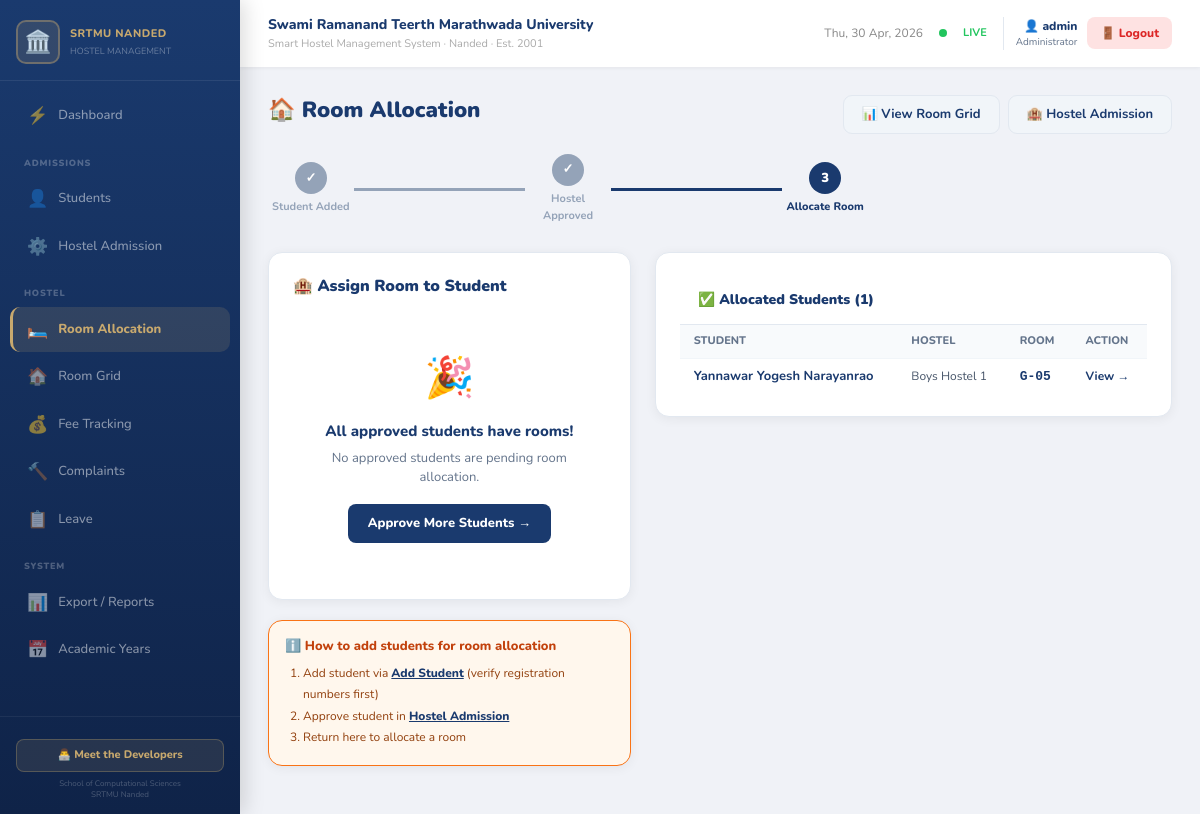
The app's page /rooms/allocate/ (signed in) with its own data.
### hostel/models.py (models this page shows, shortened)
class Student(models.Model):
    name = models.CharField(max_length=200, validators=[validate_name])
    aadhar = models.CharField(max_length=12, unique=True, validators=[validate_aadhar])
    gender = models.CharField(max_length=10, choices=GENDER_CHOICES, default='Male')
    category = models.CharField(max_length=20, choices=CATEGORY_CHOICES, default='General')
    phone = models.CharField(max_length=10, validators=[validate_phone])
    email = models.EmailField(blank=True)
    father_name = models.CharField(max_length=200, blank=True, validators=[validate_name])
    mother_name = models.CharField(max_length=200, blank=True, validators=[validate_name])
    guardian_phone = models.CharField(max_length=10, blank=True)
    school = models.CharField(max_length=200, choices=SCHOOL_CHOICES, blank=True)
    level = models.CharField(max_length=5, choices=LEVEL_CHOICES, default='UG')
    course = models.CharField(max_length=200)
    year = models.CharField(max_length=20)
    hostel = models.CharField(max_length=50, choices=HOSTEL_CHOICES, blank=True, default='')
    room = models.CharField(max_length=20, blank=True)
    admission_date = models.DateField(null=True, blank=True)
    address = models.TextField(blank=True)
    district = models.CharField(max_length=100, blank=True)
    fees = models.CharField(max_length=10, choices=FEE_CHOICES, default='Pending')
    fee_amount = models.DecimalField(max_digits=10, decimal_places=2, default=0)
    fee_paid_date = models.DateField(null=True, blank=True)
    receipt_number = models.CharField(max_length=50, blank=True)
    marks_10 = models.CharField(max_length=6, blank=True, validators=[validate_marks])
    marks_12 = models.CharField(max_length=6, blank=True, validators=[validate_marks])
    cet_marks_obtained = models.CharField(max_length=6, blank=True, validators=[validate_marks], help_text="CET marks obtained")
    cet_marks_total = models.CharField(max_length=6, blank=True, validators=[validate_marks], help_text="CET total marks")
    marks_ug = models.CharField(max_length=6, blank=True, validators=[validate_marks])
    marks_pg = models.CharField(max_length=6, blank=True, validators=[validate_marks])
    biometric_id = models.CharField(max_length=50, blank=True)
    remarks = models.TextField(blank=True)
    photo = models.ImageField(upload_to='student_photos/', blank=True, null=True)
    academic_year = models.ForeignKey(
        'AcademicYear', on_delete=models.SET_NULL,
        null=True, blank=True, related_name='students'
    )
    university_admitted = models.BooleanField(default=False, help_text="Has university admission been confirmed?")
    university_receipt_no = models.CharField(max_length=50, help_text="University admission receipt number")
    hostel_registered = models.BooleanField(default=False, help_text="Has hostel registration been done?")
    hostel_receipt_no = models.CharField(max_length=50, help_text="Hostel registration receipt number")
    hostel_approved = models.BooleanField(default=False, help_text="Approved for hostel admission")
    created_at = models.DateTimeField(auto_now_add=True)
    updated_at = models.DateTimeField(auto_now=True)
    class Meta:
        ordering = ['-created_at']

### hostel/views.py (the view, shortened to what this page needs)
# urls.py: path('rooms/allocate/', views.room_allocation, name='room_allocation'),
@login_required
def room_allocation(request):
    hostels = ['Boys Hostel 1', 'Boys Hostel 2', 'Boys Hostel 3', 'Boys Hostel 4']
    unallocated = Student.objects.filter(hostel_approved=True, room='')
    allocated = Student.objects.filter(hostel_approved=True).exclude(room='')
    ctx = {
        'hostels': hostels,
        'unallocated': unallocated,
        'allocated': allocated,
    }
    return render(request, 'hostel/room_allocation.html', ctx)

### templates/hostel/room_allocation.html (shortened to what this page needs)
{% extends 'hostel/base.html' %}
{% block content %}
<div class="page-header">
  <h1 class="page-title">🏠 Room Allocation</h1>
  <div class="d-flex gap-2">
    <a href="{% url 'room_grid' %}" class="btn-ghost">📊 View Room Grid</a>
    <a href="{% url 'hostel_admission_config' %}" class="btn-ghost">🏨 Hostel Admission</a>
  </div>
</div>
<div style="display:flex;align-items:center;gap:0;margin-bottom:28px;max-width:600px;">
  <div style="flex:1;text-align:center;">
    <div style="width:32px;height:32px;border-radius:50%;background:#94a3b8;color:#fff;font-weight:900;font-size:13px;display:flex;align-items:center;justify-content:center;margin:0 auto 5px;">✓</div>
    <div style="font-size:11px;font-weight:700;color:#94a3b8;">Student Added</div>
  </div>
  <div style="flex:2;height:3px;background:#94a3b8;"></div>
  <div style="flex:1;text-align:center;">
    <div style="width:32px;height:32px;border-radius:50%;background:#94a3b8;color:#fff;font-weight:900;font-size:13px;display:flex;align-items:center;justify-content:center;margin:0 auto 5px;">✓</div>
    <div style="font-size:11px;font-weight:700;color:#94a3b8;">Hostel Approved</div>
  </div>
  <div style="flex:2;height:3px;background:#1a3a6e;"></div>
  <div style="flex:1;text-align:center;">
    <div style="width:32px;height:32px;border-radius:50%;background:#1a3a6e;color:#fff;font-weight:900;font-size:13px;display:flex;align-items:center;justify-content:center;margin:0 auto 5px;">3</div>
    <div style="font-size:11px;font-weight:800;color:#1a3a6e;">Allocate Room</div>
  </div>
</div>
<div class="row g-4">
  <div class="col-md-5">
    <div class="card-srtmu" style="padding:24px;">
      <h2 style="font-size:16px;font-weight:900;color:#1a3a6e;margin-bottom:20px;">🏨 Assign Room to Student</h2>
      {% if unallocated %}
      <form method="post">
        {% csrf_token %}
        <div style="margin-bottom:16px;">
          <label style="display:block;font-weight:800;font-size:13px;color:#1a3a6e;margin-bottom:6px;">Select Student <span style="color:#dc2626;">*</span></label>
          <select name="student_pk" id="student_select" class="form-select" required onchange="updateStudentInfo(this)">
            <option value="">— Select Approved Student —</option>
            {% for s in unallocated %}
            <option value="{{ s.pk }}" data-course="{{ s.course }}" data-year="{{ s.year }}">{{ s.name }} — {{ s.course }}</option>
            {% endfor %}
          </select>
          <div id="student_info" style="font-size:12px;color:#64748b;margin-top:5px;"></div>
        </div>
        <div style="margin-bottom:16px;">
          <label style="display:block;font-weight:800;font-size:13px;color:#1a3a6e;margin-bottom:6px;">Select Hostel <span style="color:#dc2626;">*</span></label>
          <select name="hostel" id="hostel_select" class="form-select" required onchange="updateRoomList(this.value)">
            <option value="">— Select Hostel —</option>
            {% for h in hostels %}
            <option value="{{ h }}">{{ h }}</option>
            {% endfor %}
          </select>
        </div>
        <div style="margin-bottom:24px;">
          <label style="display:block;font-weight:800;font-size:13px;color:#1a3a6e;margin-bottom:6px;">Room Number <span style="color:#dc2626;">*</span></label>
          <input type="text" name="room" id="room_input" list="room-datalist-alloc"
            class="form-control" placeholder="Select hostel first…" autocomplete="off" required />
          <datalist id="room-datalist-alloc"></datalist>
          <div id="room_hint" style="font-size:11px;color:#64748b;margin-top:4px;"></div>
        </div>
        <button type="submit" style="width:100%;padding:12px;border-radius:10px;background:#1a3a6e;color:#fff;font-weight:900;font-size:14px;border:none;cursor:pointer;">
          🏠 Allocate Room →
        </button>
      </form>
      {% else %}
      <div style="text-align:center;padding:32px 16px;color:#64748b;">
        <div style="font-size:40px;margin-bottom:12px;">🎉</div>
        <div style="font-weight:800;color:#1a3a6e;font-size:15px;margin-bottom:6px;">All approved students have rooms!</div>
        <div style="font-size:13px;">No approved students are pending room allocation.</div>
        <a href="{% url 'hostel_admission_config' %}" style="display:inline-block;margin-top:16px;padding:10px 20px;background:#1a3a6e;color:#fff;border-radius:8px;font-weight:800;font-size:13px;text-decoration:none;">Approve More Students →</a>
      </div>
      {% endif %}
    </div>
    {% if not unallocated %}
    <div class="card-srtmu" style="padding:16px;margin-top:16px;background:#fff7ed;border:1.5px solid #f97316;">
      <div style="font-weight:800;color:#c2410c;font-size:13px;margin-bottom:6px;">ℹ️ How to add students for room allocation</div>
      <ol style="font-size:12px;color:#92400e;margin:0;padding-left:18px;line-height:1.8;">
        <li>Add student via <a href="{% url 'student_add' %}" style="color:#1a3a6e;font-weight:800;">Add Student</a> (verify registration numbers first)</li>
        <li>Approve student in <a href="{% url 'hostel_admission_config' %}" style="color:#1a3a6e;font-weight:800;">Hostel Admission</a></li>
        <li>Return here to allocate a room</li>
      </ol>
    </div>
    {% endif %}
  </div>
  <div class="col-md-7">
    {% if allocated %}
    <div class="card-srtmu">
      <div style="font-weight:900;color:#1a3a6e;font-size:14px;padding:14px 18px;border-bottom:1px solid var(--border);">
        ✅ Allocated Students ({{ allocated.count }})
      </div>
      <div style="overflow-x:auto;">
        <table style="width:100%;font-size:13px;border-collapse:collapse;">
          <thead><tr style="background:#f8fafc;">
            <th style="padding:8px 14px;text-align:left;font-size:11px;color:#64748b;font-weight:800;text-transform:uppercase;">Student</th>
            <th style="padding:8px 14px;text-align:left;font-size:11px;color:#64748b;font-weight:800;text-transform:uppercase;">Hostel</th>
            <th style="padding:8px 14px;text-align:left;font-size:11px;color:#64748b;font-weight:800;text-transform:uppercase;">Room</th>
            <th style="padding:8px 14px;text-align:left;font-size:11px;color:#64748b;font-weight:800;text-transform:uppercase;">Action</th>
          </tr></thead>
          <tbody>
          {% for s in allocated %}
          <tr style="border-top:1px solid #f1f5f9;{% if forloop.even %}background:#fafbfc;{% endif %}">
            <td style="padding:8px 14px;font-weight:700;color:#1a3a6e;">{{ s.name }}</td>
            <td style="padding:8px 14px;color:#475569;font-size:12px;">{{ s.hostel }}</td>
            <td style="padding:8px 14px;font-weight:800;color:#1a3a6e;font-family:monospace;">{{ s.room }}</td>
            <td style="padding:8px 14px;">
              <a href="{% url 'student_detail' s.pk %}" style="font-size:12px;color:#1a3a6e;font-weight:700;text-decoration:none;">View →</a>
            </td>
          </tr>
          {% endfor %}
          </tbody>
        </table>
      </div>
    </div>
    {% endif %}
  </div>
</div>
{% endblock %}

### templates/hostel/base.html (shortened to what this page needs)
<!DOCTYPE html>
<html lang="en">
<head>
<link href="https://cdn.jsdelivr.net/npm/bootstrap@5.3.2/dist/css/bootstrap.min.css" rel="stylesheet"/>
</head>
<body>
<div class="sidebar">
  <div class="sidebar-logo">
    <div class="sidebar-brand">
      <div class="sidebar-icon">🏛️</div>
      <div>
        <div class="sidebar-title">SRTMU NANDED</div>
        <div class="sidebar-sub">HOSTEL MANAGEMENT</div>
      </div>
    </div>
  </div>
  <nav class="sidebar-nav">
    <a href="{% url 'dashboard' %}" class="nav-item {% if request.resolver_match.url_name == 'dashboard' %}active{% endif %}"><span class="nav-icon">⚡</span> Dashboard</a>
    <div class="nav-section-label">Admissions</div>
    <a href="{% url 'student_list' %}" class="nav-item {% if 'student' in request.resolver_match.url_name %}active{% endif %}"><span class="nav-icon">👤</span> Students</a>
    <a href="{% url 'hostel_admission_config' %}" class="nav-item {% if 'hostel_admission' in request.resolver_match.url_name %}active{% endif %}"><span class="nav-icon">⚙️</span> Hostel Admission</a>
    <div class="nav-section-label">Hostel</div>
    <a href="{% url 'room_allocation' %}" class="nav-item {% if request.resolver_match.url_name == 'room_allocation' %}active{% endif %}"><span class="nav-icon">🛏️</span> Room Allocation</a>
    <a href="{% url 'room_grid' %}" class="nav-item {% if request.resolver_match.url_name == 'room_grid' %}active{% endif %}"><span class="nav-icon">🏠</span> Room Grid</a>
    <a href="{% url 'fee_tracking' %}" class="nav-item {% if 'fee' in request.resolver_match.url_name %}active{% endif %}"><span class="nav-icon">💰</span> Fee Tracking</a>
    <a href="{% url 'complaint_list' %}" class="nav-item {% if 'complaint' in request.resolver_match.url_name %}active{% endif %}"><span class="nav-icon">🔨</span> Complaints</a>
    <a href="{% url 'leave_list' %}" class="nav-item {% if 'leave' in request.resolver_match.url_name %}active{% endif %}"><span class="nav-icon">📋</span> Leave</a>
    <div class="nav-section-label">System</div>
    <a href="{% url 'export_reports' %}" class="nav-item {% if 'export' in request.resolver_match.url_name %}active{% endif %}"><span class="nav-icon">📊</span> Export / Reports</a>
    <a href="{% url 'academic_year_list' %}" class="nav-item {% if 'academic_year' in request.resolver_match.url_name %}active{% endif %}"><span class="nav-icon">📅</span> Academic Years</a>
  </nav>
  <div class="sidebar-footer">
    <button class="dev-btn" onclick="document.getElementById('devModal').classList.add('show')">👨‍💻 Meet the Developers</button>
    <div style="font-size:8px;color:rgba(255,255,255,.25);margin-top:6px;line-height:1.4;">School of Computational Sciences<br/>SRTMU Nanded</div>
  </div>
</div>
<div class="main-wrap">
  <div class="topbar">
    <div>
      <div class="topbar-title">Swami Ramanand Teerth Marathwada University</div>
      <div class="topbar-sub">Smart Hostel Management System · Nanded · Est. 2001</div>
    </div>
    <div class="d-flex align-items-center gap-3">
      <span style="font-size:12px;color:#888;" id="curr-date"></span>
      <div class="live-dot"></div>
      <span style="font-size:11px;color:var(--green);font-weight:700;">LIVE</span>
      {% if user.is_authenticated %}
      <div style="display:flex;align-items:center;gap:10px;padding-left:12px;border-left:1px solid var(--border);">
        <div style="text-align:right;">
          <div style="font-size:12px;font-weight:800;color:var(--navy);">👤 {{ user.username }}</div>
          <div style="font-size:10px;color:var(--muted);">Administrator</div>
        </div>
        <form method="post" action="/logout/" style="margin:0;">
          <button type="submit" style="background:#fee2e2;color:#dc2626;border:none;border-radius:8px;padding:7px 13px;font-size:12px;font-weight:800;cursor:pointer;font-family:Nunito,sans-serif;">🚪 Logout</button>
        </form>
      </div>
      {% endif %}
    </div>
  </div>
  <div class="content">
    {% block content %}{% endblock %}
  </div>
</div>
</body>
</html>

### records on screen
Student: name "Yannawar Yogesh Narayanrao", hostel "Boys Hostel 1", room "G-05"

### other values on screen
{{ user.username }} "admin"
{{ allocated.count }} "1"
